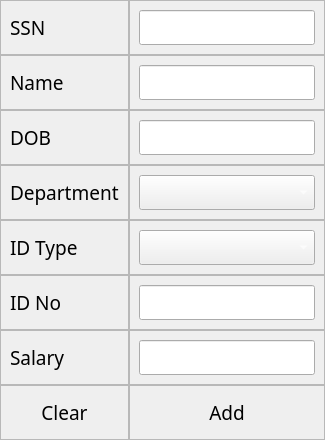
                     <widget class="QFrame" name="frame_165">
                      <property name="sizePolicy">
                       <sizepolicy hsizetype="Fixed" vsizetype="Fixed">
                        <horstretch>0</horstretch>
                        <verstretch>0</verstretch>
                       </sizepolicy>
                      </property>
                      <property name="font">
                       <font>
                        <family>Century Gothic</family>
                        <pointsize>14</pointsize>
                       </font>
                      </property>
                      <property name="autoFillBackground">
                       <bool>false</bool>
                      </property>
                      <property name="frameShape">
                       <enum>QFrame::NoFrame</enum>
                      </property>
                      <property name="frameShadow">
                       <enum>QFrame::Plain</enum>
                      </property>
                      <layout class="QHBoxLayout" name="horizontalLayout_55">
                       <property name="spacing">
                        <number>0</number>
                       </property>
                       <property name="sizeConstraint">
                        <enum>QLayout::SetDefaultConstraint</enum>
                       </property>
                       <property name="leftMargin">
                        <number>0</number>
                       </property>
                       <property name="topMargin">
                        <number>0</number>
                       </property>
                       <property name="rightMargin">
                        <number>0</number>
                       </property>
                       <property name="bottomMargin">
                        <number>0</number>
                       </property>
                       <item>
                        <widget class="QFrame" name="frame_166">
                         <property name="sizePolicy">
                          <sizepolicy hsizetype="Fixed" vsizetype="Preferred">
                           <horstretch>0</horstretch>
                           <verstretch>0</verstretch>
                          </sizepolicy>
                         </property>
                         <property name="frameShape">
                          <enum>QFrame::NoFrame</enum>
                         </property>
                         <property name="frameShadow">
                          <enum>QFrame::Plain</enum>
                         </property>
                         <layout class="QVBoxLayout" name="verticalLayout_129">
                          <property name="spacing">
                           <number>0</number>
                          </property>
                          <property name="leftMargin">
                           <number>0</number>
                          </property>
                          <property name="topMargin">
                           <number>0</number>
                          </property>
                          <property name="rightMargin">
                           <number>0</number>
                          </property>
                          <property name="bottomMargin">
                           <number>0</number>
                          </property>
                          <item>
                           <widget class="QFrame" name="frame_167">
                            <property name="styleSheet">
                             <string notr="true">font: 16pt &quot;Century Gothic&quot;;</string>
                            </property>
                            <property name="frameShape">
                             <enum>QFrame::StyledPanel</enum>
                            </property>
                            <property name="frameShadow">
                             <enum>QFrame::Raised</enum>
                            </property>
                            <layout class="QVBoxLayout" name="verticalLayout_130">
                             <item>
                              <widget class="QLabel" name="label_100">
                               <property name="styleSheet">
                                <string notr="true">font: 12pt &quot;Century Gothic&quot;;
</string>
                               </property>
                               <property name="text">
                                <string>SSN</string>
                               </property>
                              </widget>
                             </item>
                            </layout>
                           </widget>
                          </item>
                          <item>
                           <widget class="QFrame" name="frame_168">
                            <property name="frameShape">
                             <enum>QFrame::StyledPanel</enum>
                            </property>
                            <property name="frameShadow">
                             <enum>QFrame::Raised</enum>
                            </property>
                            <layout class="QVBoxLayout" name="verticalLayout_131">
                             <item>
                              <widget class="QLabel" name="label_101">
                               <property name="styleSheet">
                                <string notr="true">font: 12pt &quot;Century Gothic&quot;;
</string>
                               </property>
                               <property name="text">
                                <string>Name</string>
                               </property>
                              </widget>
                             </item>
                            </layout>
                           </widget>
                          </item>
                          <item>
                           <widget class="QFrame" name="frame_186">
                            <property name="frameShape">
                             <enum>QFrame::StyledPanel</enum>
                            </property>
                            <property name="frameShadow">
                             <enum>QFrame::Raised</enum>
                            </property>
                            <layout class="QVBoxLayout" name="verticalLayout_132">
                             <item>
                              <widget class="QLabel" name="label_102">
                               <property name="styleSheet">
                                <string notr="true">font: 12pt &quot;Century Gothic&quot;;
</string>
                               </property>
                               <property name="text">
                                <string>DOB</string>
                               </property>
                              </widget>
                             </item>
                            </layout>
                           </widget>
                          </item>
                          <item>
                           <widget class="QFrame" name="frame_187">
                            <property name="frameShape">
                             <enum>QFrame::StyledPanel</enum>
                            </property>
                            <property name="frameShadow">
                             <enum>QFrame::Raised</enum>
                            </property>
                            <layout class="QVBoxLayout" name="verticalLayout_133">
                             <item>
                              <widget class="QLabel" name="label_103">
                               <property name="styleSheet">
                                <string notr="true">font: 12pt &quot;Century Gothic&quot;;
</string>
                               </property>
                               <property name="text">
                                <string>Department</string>
                               </property>
                              </widget>
                             </item>
                            </layout>
                           </widget>
                          </item>
                          <item>
                           <widget class="QFrame" name="frame_188">
                            <property name="frameShape">
                             <enum>QFrame::StyledPanel</enum>
                            </property>
                            <property name="frameShadow">
                             <enum>QFrame::Raised</enum>
                            </property>
                            <layout class="QVBoxLayout" name="verticalLayout_134">
                             <item>
                              <widget class="QLabel" name="label_104">
                               <property name="styleSheet">
                                <string notr="true">font: 12pt &quot;Century Gothic&quot;;
</string>
                               </property>
                               <property name="text">
                                <string>ID Type</string>
                               </property>
                              </widget>
                             </item>
                            </layout>
                           </widget>
                          </item>
                          <item>
                           <widget class="QFrame" name="frame_189">
                            <property name="frameShape">
                             <enum>QFrame::StyledPanel</enum>
                            </property>
                            <property name="frameShadow">
                             <enum>QFrame::Raised</enum>
                            </property>
                            <layout class="QVBoxLayout" name="verticalLayout_135">
                             <property name="spacing">
                              <number>9</number>
                             </property>
                             <item>
                              <widget class="QLabel" name="label_105">
                               <property name="styleSheet">
                                <string notr="true">font: 12pt &quot;Century Gothic&quot;;
</string>
                               </property>
                               <property name="text">
                                <string>ID No</string>
                               </property>
                              </widget>
                             </item>
                            </layout>
                           </widget>
                          </item>
                          <item>
                           <widget class="QFrame" name="frame_208">
                            <property name="frameShape">
                             <enum>QFrame::StyledPanel</enum>
                            </property>
                            <property name="frameShadow">
                             <enum>QFrame::Raised</enum>
                            </property>
                            <layout class="QVBoxLayout" name="verticalLayout_157">
                             <property name="spacing">
                              <number>9</number>
                             </property>
                             <item>
                              <widget class="QLabel" name="label_122">
                               <property name="styleSheet">
                                <string notr="true">font: 12pt &quot;Century Gothic&quot;;
</string>
                               </property>
                               <property name="text">
                                <string>Salary</string>
                               </property>
                              </widget>
                             </item>
                            </layout>
                           </widget>
                          </item>
                          <item>
                           <widget class="QFrame" name="frame_213">
                            <property name="frameShape">
                             <enum>QFrame::StyledPanel</enum>
                            </property>
                            <property name="frameShadow">
                             <enum>QFrame::Raised</enum>
                            </property>
                            <layout class="QVBoxLayout" name="verticalLayout_152">
                             <item>
                              <widget class="QPushButton" name="employee__clear_bn">
                               <property name="cursor">
                                <cursorShape>PointingHandCursor</cursorShape>
                               </property>
                               <property name="styleSheet">
                                <string notr="true">font: 16pt &quot;Century Gothic&quot;;</string>
                               </property>
                               <property name="text">
                                <string>Clear</string>
                               </property>
                               <property name="flat">
                                <bool>true</bool>
                               </property>
                              </widget>
                             </item>
                            </layout>
                           </widget>
                          </item>
                         </layout>
                        </widget>
                       </item>
                       <item>
                        <widget class="QFrame" name="frame_190">
                         <property name="sizePolicy">
                          <sizepolicy hsizetype="Fixed" vsizetype="Preferred">
                           <horstretch>0</horstretch>
                           <verstretch>0</verstretch>
                          </sizepolicy>
                         </property>
                         <property name="frameShape">
                          <enum>QFrame::NoFrame</enum>
                         </property>
                         <property name="frameShadow">
                          <enum>QFrame::Plain</enum>
                         </property>
                         <layout class="QVBoxLayout" name="verticalLayout_136">
                          <property name="spacing">
                           <number>0</number>
                          </property>
                          <property name="leftMargin">
                           <number>0</number>
                          </property>
                          <property name="topMargin">
                           <number>0</number>
                          </property>
                          <property name="rightMargin">
                           <number>0</number>
                          </property>
                          <property name="bottomMargin">
                           <number>0</number>
                          </property>
                          <item alignment="Qt::AlignVCenter">
                           <widget class="QFrame" name="frame_191">
                            <property name="frameShape">
                             <enum>QFrame::StyledPanel</enum>
                            </property>
                            <property name="frameShadow">
                             <enum>QFrame::Raised</enum>
                            </property>
                            <layout class="QVBoxLayout" name="verticalLayout_137">
                             <item alignment="Qt::AlignVCenter">
                              <widget class="QLineEdit" name="employee_ssn">
                               <property name="sizePolicy">
                                <sizepolicy hsizetype="Preferred" vsizetype="Fixed">
                                 <horstretch>0</horstretch>
                                 <verstretch>0</verstretch>
                                </sizepolicy>
                               </property>
                               <property name="placeholderText">
                                <string/>
                               </property>
                              </widget>
                             </item>
                            </layout>
                           </widget>
                          </item>
                          <item>
                           <widget class="QFrame" name="frame_192">
                            <property name="frameShape">
                             <enum>QFrame::StyledPanel</enum>
                            </property>
                            <property name="frameShadow">
                             <enum>QFrame::Raised</enum>
                            </property>
                            <layout class="QVBoxLayout" name="verticalLayout_138">
                             <item>
                              <widget class="QLineEdit" name="employee_name">
                               <property name="sizePolicy">
                                <sizepolicy hsizetype="Preferred" vsizetype="Fixed">
                                 <horstretch>0</horstretch>
                                 <verstretch>0</verstretch>
                                </sizepolicy>
                               </property>
                               <property name="placeholderText">
                                <string/>
                               </property>
                              </widget>
                             </item>
                            </layout>
                           </widget>
                          </item>
                          <item>
                           <widget class="QFrame" name="frame_193">
                            <property name="frameShape">
                             <enum>QFrame::StyledPanel</enum>
                            </property>
                            <property name="frameShadow">
                             <enum>QFrame::Raised</enum>
                            </property>
                            <layout class="QVBoxLayout" name="verticalLayout_139">
                             <item>
                              <widget class="QLineEdit" name="employee_dob">
                               <property name="sizePolicy">
                                <sizepolicy hsizetype="Preferred" vsizetype="Fixed">
                                 <horstretch>0</horstretch>
                                 <verstretch>0</verstretch>
                                </sizepolicy>
                               </property>
                               <property name="placeholderText">
                                <string/>
                               </property>
                              </widget>
                             </item>
                            </layout>
                           </widget>
                          </item>
                          <item>
                           <widget class="QFrame" name="frame_194">
                            <property name="frameShape">
                             <enum>QFrame::StyledPanel</enum>
                            </property>
                            <property name="frameShadow">
                             <enum>QFrame::Raised</enum>
                            </property>
                            <layout class="QVBoxLayout" name="verticalLayout_140">
                             <item>
                              <widget class="QComboBox" name="employee_departmrnt_combo">
                               <property name="cursor">
                                <cursorShape>PointingHandCursor</cursorShape>
                               </property>
                               <property name="styleSheet">
                                <string notr="true">font: 10pt &quot;Century Gothic&quot;;
color: rgb(255, 255, 255);</string>
                               </property>
                              </widget>
                             </item>
                            </layout>
                           </widget>
                          </item>
                          <item>
                           <widget class="QFrame" name="frame_195">
                            <property name="frameShape">
                             <enum>QFrame::StyledPanel</enum>
                            </property>
                            <property name="frameShadow">
                             <enum>QFrame::Raised</enum>
                            </property>
                            <layout class="QVBoxLayout" name="verticalLayout_141">
                             <item>
                              <widget class="QComboBox" name="employee_id_type_combo">
                               <property name="cursor">
                                <cursorShape>PointingHandCursor</cursorShape>
                               </property>
                               <property name="styleSheet">
                                <string notr="true">font: 10pt &quot;Century Gothic&quot;;
color: rgb(255, 255, 255);</string>
                               </property>
                              </widget>
                             </item>
                            </layout>
                           </widget>
                          </item>
                          <item>
                           <widget class="QFrame" name="frame_196">
                            <property name="frameShape">
                             <enum>QFrame::StyledPanel</enum>
                            </property>
                            <property name="frameShadow">
                             <enum>QFrame::Raised</enum>
                            </property>
                            <layout class="QVBoxLayout" name="verticalLayout_142">
                             <item>
                              <widget class="QLineEdit" name="emplyee_id_no">
                               <property name="sizePolicy">
                                <sizepolicy hsizetype="Preferred" vsizetype="Fixed">
                                 <horstretch>0</horstretch>
                                 <verstretch>0</verstretch>
                                </sizepolicy>
                               </property>
                               <property name="placeholderText">
                                <string/>
                               </property>
                              </widget>
                             </item>
                            </layout>
                           </widget>
                          </item>
                          <item>
                           <widget class="QFrame" name="frame_215">
                            <property name="frameShape">
                             <enum>QFrame::StyledPanel</enum>
                            </property>
                            <property name="frameShadow">
                             <enum>QFrame::Raised</enum>
                            </property>
                            <layout class="QVBoxLayout" name="verticalLayout_158">
                             <item>
                              <widget class="QLineEdit" name="employee_salary">
                               <property name="sizePolicy">
                                <sizepolicy hsizetype="Preferred" vsizetype="Fixed">
                                 <horstretch>0</horstretch>
                                 <verstretch>0</verstretch>
                                </sizepolicy>
                               </property>
                               <property name="placeholderText">
                                <string/>
                               </property>
                              </widget>
                             </item>
                            </layout>
                           </widget>
                          </item>
                          <item>
                           <widget class="QFrame" name="frame_214">
                            <property name="frameShape">
                             <enum>QFrame::StyledPanel</enum>
                            </property>
                            <property name="frameShadow">
                             <enum>QFrame::Raised</enum>
                            </property>
                            <layout class="QVBoxLayout" name="verticalLayout_153">
                             <item>
                              <widget class="QPushButton" name="employee_add_btn">
                               <property name="cursor">
                                <cursorShape>PointingHandCursor</cursorShape>
                               </property>
                               <property name="styleSheet">
                                <string notr="true">font: 16pt &quot;Century Gothic&quot;;</string>
                               </property>
                               <property name="text">
                                <string>Add</string>
                               </property>
                               <property name="flat">
                                <bool>true</bool>
                               </property>
                              </widget>
                             </item>
                            </layout>
                           </widget>
                          </item>
                         </layout>
                        </widget>
                       </item>
                      </layout>
                     </widget>
